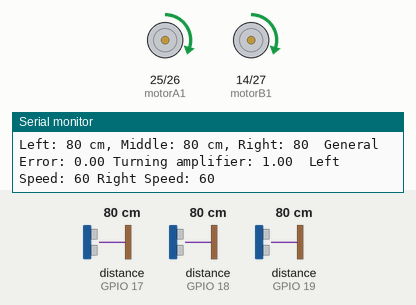
Bench run of a sketch on a simulated ESP32. Parts: motor-driver pin pairs drawn as motors (green arrow = first pin HIGH = forward, orange = second pin HIGH = backward, longer = more drive, scaled by the enable pin), the last lines printed to the serial monitor. Wiring (inferred from the names in the program): 3 × ultrasonic range finder: trigger GPIO 21, echo GPIO 19 / trigger GPIO 22, echo GPIO 18 / trigger GPIO 23, echo GPIO 17. The inputs (shaded band) are chosen by the test bench; at power-on: distance to the obstacle (sensors on GPIO 17, GPIO 19, GPIO 18) 80 cm. The echo pulse lasts 58.3 µs per cm.

Above: at 1.2 s.
1.3 s: distance to the obstacle (sensor on GPIO 17) set to 11 cm
At 2.3 s:
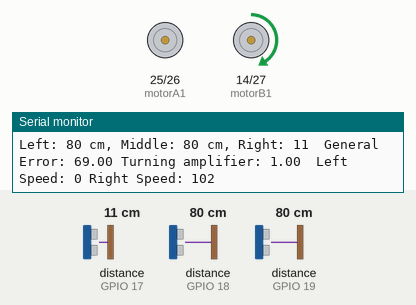
2.9 s: distance to the obstacle (sensor on GPIO 17) set to 8 cm
At 3.3 s:
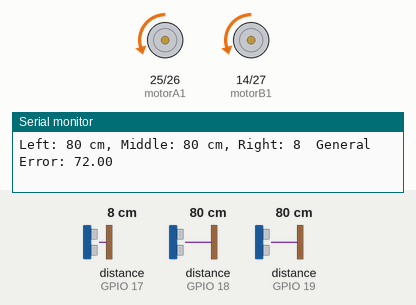
4.4 s: distance to the obstacle (sensor on GPIO 17) set to 35 cm
At 5.4 s:
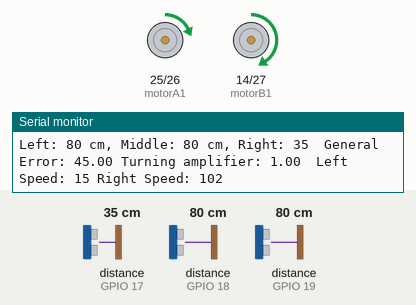
6.0 s: distance to the obstacle (sensor on GPIO 19) set to 18 cm
At 6.5 s:
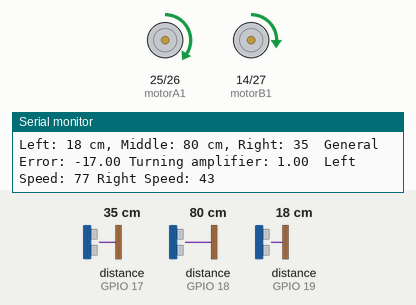
7.5 s: distance to the obstacle (sensor on GPIO 17) set to 120 cm
At 9.1 s:
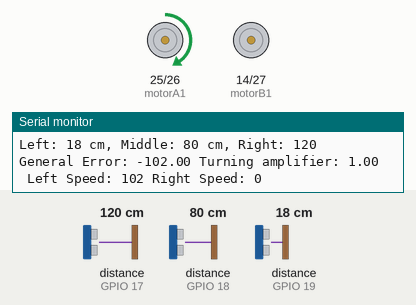
Timing chart, 0 to 10.6 s (numbered marks = the images above; inputs shaded):
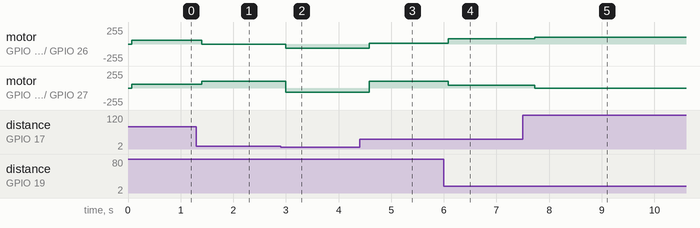

Measured:
- the behaviour switches between 10 and 9 cm on distance to the obstacle (sensor on GPIO 17) (found by bisection; images 1 and 2)
- after the input at 1.3 s, motor on GPIO 25 (motorA1) / GPIO 26 (motorA2): forward 60/255 → stopped after 0.10 s; motor on GPIO 14 (motorB1) / GPIO 27 (motorB2): forward 60/255 → forward 102/255 after 0.10 s
- after the input at 2.9 s, motor on GPIO 25 (motorA1) / GPIO 26 (motorA2): stopped → backward 60/255 after 0.10 s; motor on GPIO 14 (motorB1) / GPIO 27 (motorB2): forward 102/255 → backward 60/255 after 0.10 s
- after the input at 4.4 s, motor on GPIO 25 (motorA1) / GPIO 26 (motorA2): backward 60/255 → forward 15/255 after 0.19 s; motor on GPIO 14 (motorB1) / GPIO 27 (motorB2): backward 60/255 → forward 102/255 after 0.19 s
- after the input at 6.0 s, motor on GPIO 25 (motorA1) / GPIO 26 (motorA2): forward 15/255 → forward 77/255 after 0.09 s; motor on GPIO 14 (motorB1) / GPIO 27 (motorB2): forward 102/255 → forward 43/255 after 0.09 s
- after the input at 7.5 s, motor on GPIO 25 (motorA1) / GPIO 26 (motorA2): forward 77/255 → forward 102/255 after 0.23 s; motor on GPIO 14 (motorB1) / GPIO 27 (motorB2): forward 43/255 → stopped after 0.23 s

The sketch:

EgertoPID.ino
```cpp
// Define ultrasonic sensor pins
const int trigPin3 = 21;  // Trigger pin for sensor 1 (LEFT)
const int echoPin3 = 19;  // Echo pin for sensor 1 (LEFT)
const int trigPin2 = 22;  // Trigger pin for sensor 2 (MIDDLE)
const int echoPin2 = 18;  // Echo pin for sensor 2 (MIDDLE)
const int trigPin1 = 23;  // Trigger pin for sensor 3 (RIGHT)
const int echoPin1 = 17;  // Echo pin for sensor 3 (RIGHT)

// Motor control pins
const int motorA1 = 25; // Motor A direction pin 1 (Forward)
const int motorA2 = 26; // Motor A direction pin 2 (Backward)
const int motorB1 = 14; // Motor B direction pin 1 (Forward, reversed)
const int motorB2 = 27; // Motor B direction pin 2 (Backward, reversed)
const int PWMA = 12;    // Motor A PWM pin
const int PWMB = 13;    // Motor B PWM pin

// Control parameters
const int baseSpeed = 150*0.4;  // Base speed for forward movement 150
const int maxSpeed = 255*0.4;   // Maximum speed 255
//const int obstacleDistance = 25; // Threshold distance for obstacles (in cm) //not in use

// PID control constants
float Kp = 1;  // Proportional constant
float Ki = 0;  // Integral constant (smaller for smoother control)
float Kd = 0;  // Derivative constant
float previousError = 0;
float integral = 0;
float integralLimit = 50; // Limit for integral term to avoid windup
float derivativeLimit = 50; // Limit for derivative term
float distance1_and_distance3_limit=550;

// Variables to store sensor data
long distance1, distance2, distance3;

// Setup function to initialize pins
void setup() {
  Serial.begin(9600);  // Start serial communication for debugging

  // Set ultrasonic sensor pins
  pinMode(trigPin1, OUTPUT); pinMode(echoPin1, INPUT);
  pinMode(trigPin2, OUTPUT); pinMode(echoPin2, INPUT);
  pinMode(trigPin3, OUTPUT); pinMode(echoPin3, INPUT);

  // Set motor control pins
  pinMode(motorA1, OUTPUT); pinMode(motorA2, OUTPUT);
  pinMode(motorB1, OUTPUT); pinMode(motorB2, OUTPUT);
  pinMode(PWMA, OUTPUT); pinMode(PWMB, OUTPUT);

  // Initialize motors to stop
  stopMotors();
}

// Main loop for controlling robot movement
void loop() {
  // Measure distances from all sensors
  distance1 = measureDistance(trigPin3, echoPin3); // LEFT sensor
  distance2 = measureDistance(trigPin2, echoPin2); // MIDDLE sensor
  distance3 = measureDistance(trigPin1, echoPin1); // RIGHT sensor

 // Sensor output distance limit
  if (distance1 > distance1_and_distance3_limit) {
    distance1 = distance1_and_distance3_limit;
  }
  if (distance3 > distance1_and_distance3_limit){
    distance3 = distance1_and_distance3_limit;
  }

  // Print sensor data for debugging
  Serial.print("Left: "); Serial.print(distance1);
  Serial.print(" cm, Middle: "); Serial.print(distance2);
  Serial.print(" cm, Right: "); Serial.print(distance3);

  // Calculate the general error based on the difference between left and right sensors
  float generalError = distance1 - distance3;  // Error between left and right sensors

  // Print the general error to debug
  Serial.print("\tGeneral Error: "); Serial.print(generalError);

  // Amplify turning based on middle sensor distance
  float turningAmplifier = 1.0;  // Default multiplier for turning speed
  if (distance1 < 10|| distance2 < 15 || distance3 < 10) {
    reverse();  // Reverse if obstacle is very close
    delay(500);  // Reverse for 2 seconds
    return;  // Skip the rest of the logic during reverse
  } else if (distance2 < 25) {
    turningAmplifier = 1.5;  // Amplify turning when middle sensor detects closer to 45cm
      if (distance1 < 25 & distance3 < 25) {
        turningAmplifier = 5.0;
      }
  } else if (distance2 >= 25) {
    turningAmplifier = 1.0;  // Normal turning speed if no obstacle
  }

  // PID control for motor speeds based on the general error
  int leftSpeed  = baseSpeed - pidControl(generalError) * turningAmplifier; // Left motor speed with turning amplifier to amplify speed based error
  int rightSpeed = baseSpeed + pidControl(generalError) * turningAmplifier; // Right motor speed with turning amplifier to amplify speed based error

  // Amplify speed based on the turning amplifier
  // leftSpeed *= turningAmplifier;
  // rightSpeed *= turningAmplifier;

  // Apply motor speed limits
  leftSpeed = constrain(leftSpeed, 0, maxSpeed);
  rightSpeed = constrain(rightSpeed, 0, maxSpeed);

  // Print the motor speeds to debug
  Serial.print(" Turning amplifier: "); Serial.print(turningAmplifier);
  Serial.print("\tLeft Speed: "); Serial.print(leftSpeed);
  Serial.print(" Right Speed: "); Serial.println(rightSpeed);

  // Move forward with adjusted speeds
  moveForward(leftSpeed, rightSpeed);

  delay(100); // Wait before the next iteration
}

// Function to measure distance using ultrasonic sensor
long measureDistance(int trigPin, int echoPin) {
  digitalWrite(trigPin, LOW);
  delayMicroseconds(2);
  digitalWrite(trigPin, HIGH);
  delayMicroseconds(10);
  digitalWrite(trigPin, LOW);

  long duration = pulseIn(echoPin, HIGH);
  return (duration / 2) / 29.1; // Convert to centimeters
}

// Function to calculate PID control output
float pidControl(float error) {
  integral += error;

  // Limit integral term to avoid windup
  integral = constrain(integral, -integralLimit, integralLimit);

  float derivative = error - previousError;

  // Limit derivative term to smooth response
  derivative = constrain(derivative, -derivativeLimit, derivativeLimit);

  previousError = error;
  return Kp * error + Ki * integral + Kd * derivative;
}

// Function to move the robot forward with PID-controlled speeds
void moveForward(int leftSpeed, int rightSpeed) {
  digitalWrite(motorA1, HIGH); // Motor A goes forward
  digitalWrite(motorA2, LOW);   // Motor A forward direction
  digitalWrite(motorB1, HIGH);  // Motor B goes forward (reversed)
  digitalWrite(motorB2, LOW);   // Motor B forward direction (reversed)
  analogWrite(PWMA, leftSpeed); // Set speed for Motor A
  analogWrite(PWMB, rightSpeed); // Set speed for Motor B
}

// Function to reverse the robot
void reverse() {
  digitalWrite(motorA1, LOW);   // Motor A goes backward
  digitalWrite(motorA2, HIGH);  // Motor A backward direction
  digitalWrite(motorB1, LOW);   // Motor B goes backward (reversed)
  digitalWrite(motorB2, HIGH);  // Motor B backward direction (reversed)
  analogWrite(PWMA, baseSpeed); // Set speed for Motor A
  analogWrite(PWMB, baseSpeed); // Set speed for Motor B
}

// Function to stop all motors
void stopMotors() {
  digitalWrite(motorA1, LOW);
  digitalWrite(motorA2, LOW);
  digitalWrite(motorB1, LOW);
  digitalWrite(motorB2, LOW);
  analogWrite(PWMA, 0); // Stop Motor A
  analogWrite(PWMB, 0); // Stop Motor B
}
```
